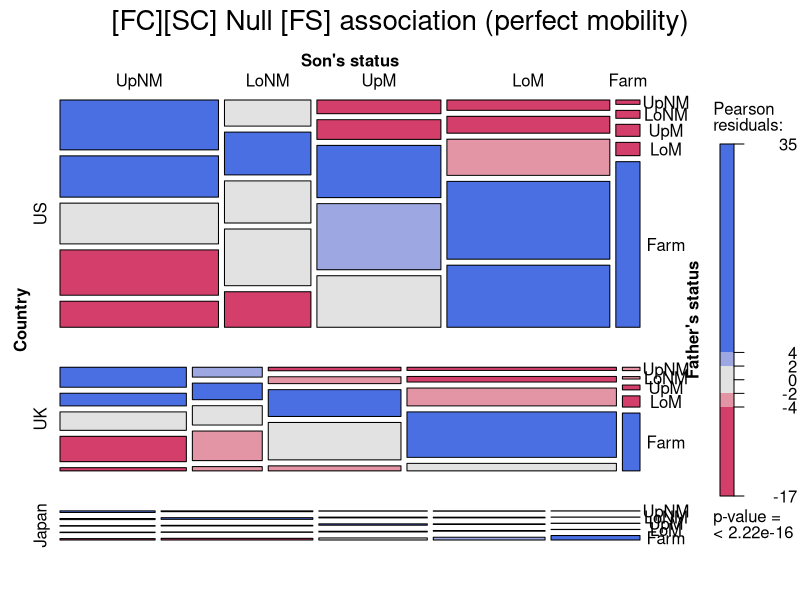
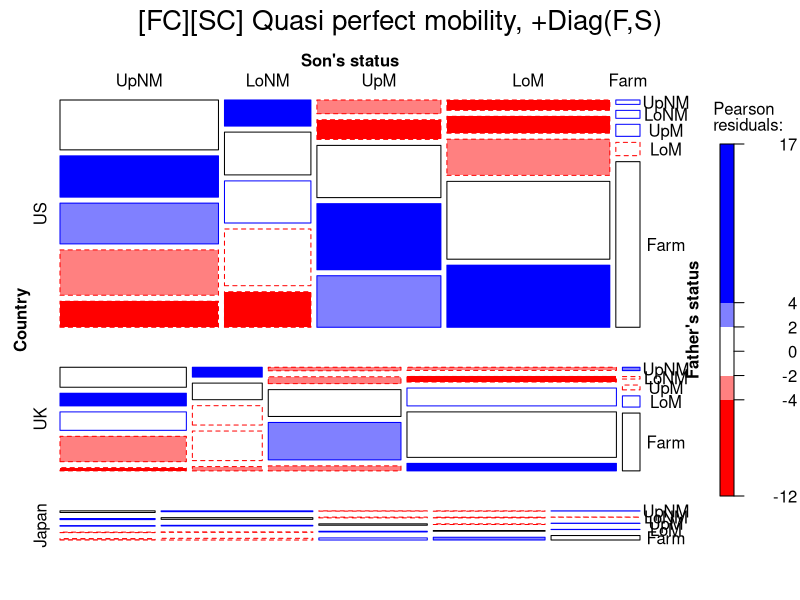
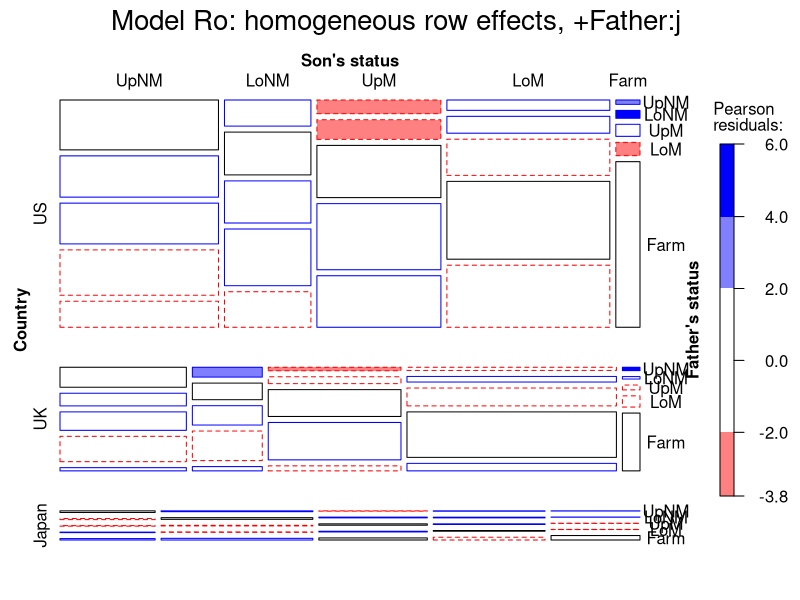
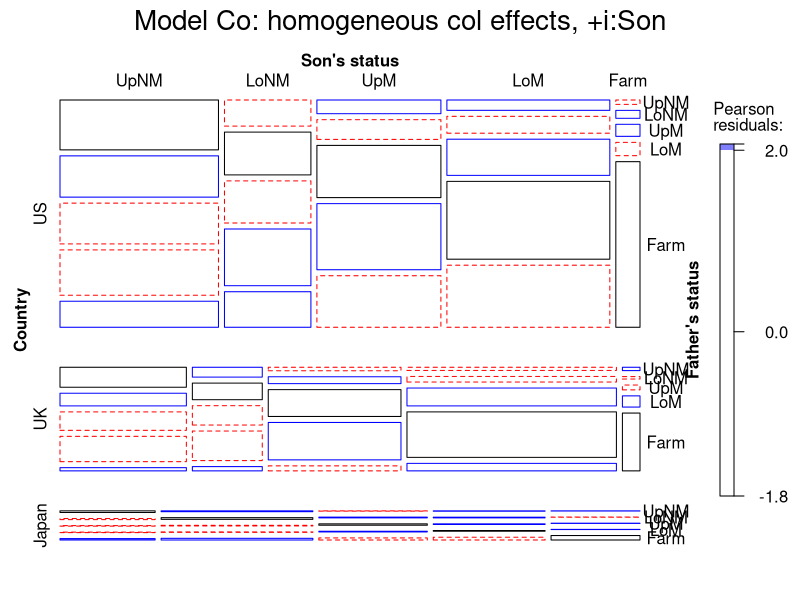
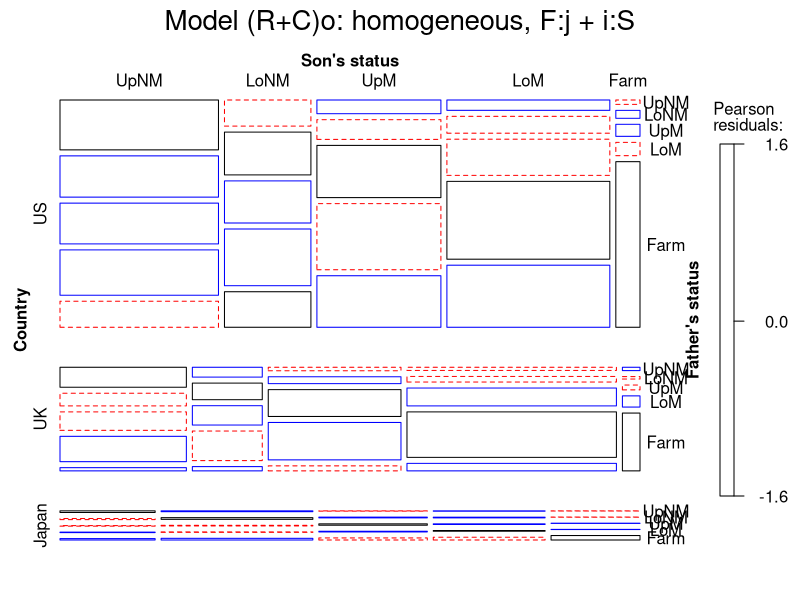
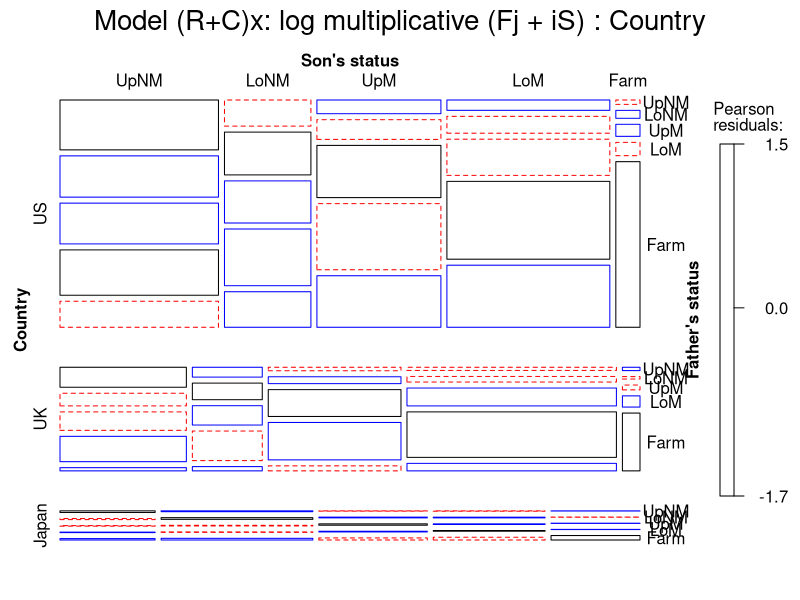
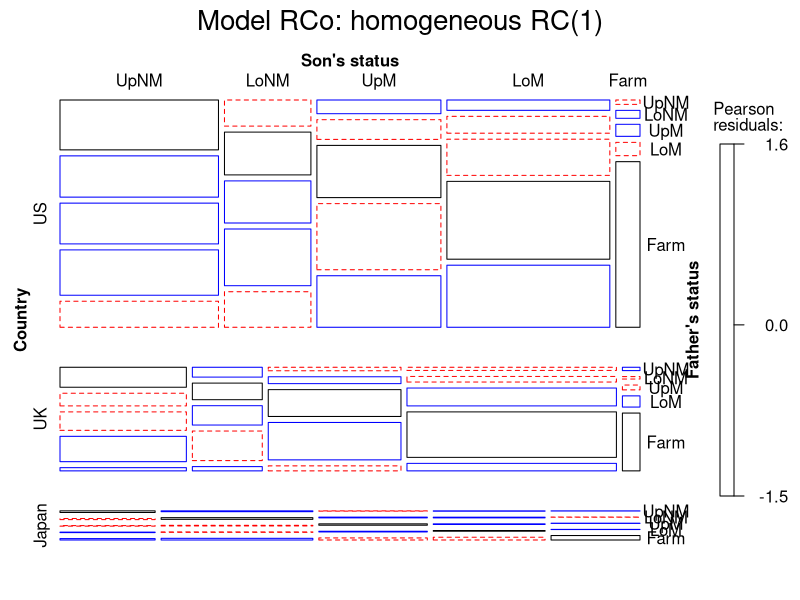
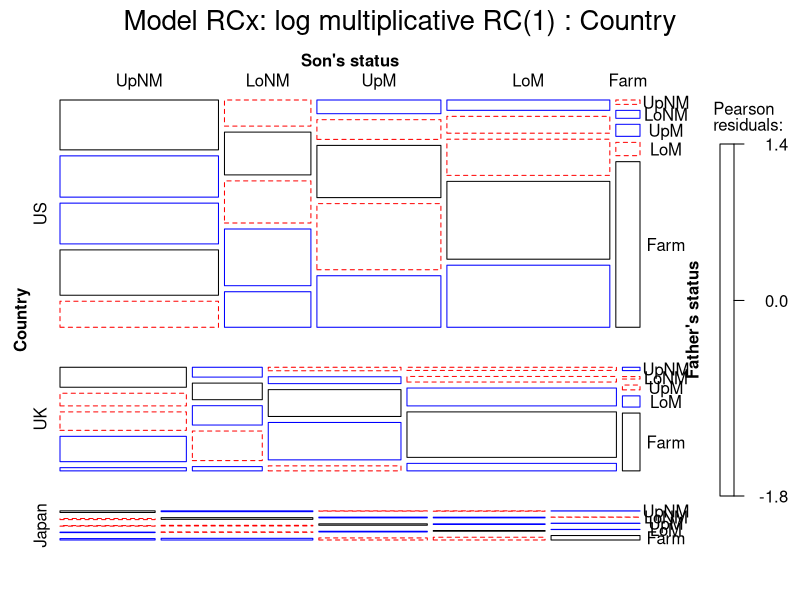

These figures' R source, in order:
## Models for Yamaguchi (1987) data on social mobility in US, UK and Japan, following Xie (1992)
## These models reproduce the results in Table 1, appplied to the off-diagonal cells

library(gnm)
library(vcdExtra)

data(Yamaguchi87)
# create table form
Yama.tab <- xtabs(Freq ~ Father + Son + Country, data=Yamaguchi87)

# define labeling_args for convenient reuse in 3-way displays
largs <- list(rot_labels=c(right=0), offset_varnames = c(right = 0.6), offset_labels = c(right = 0.2),
		set_varnames = c(Father="Father's status", Son="Son's status") 
)

# no association between F and S given country ('perfect mobility')
# asserts same associations for all countries

yamaNull <- gnm(Freq ~ (Father + Son) * Country, data=Yamaguchi87, family=poisson)
summarise(yamaNull)
mosaic(yamaNull, ~Country + Son + Father, condvars="Country", 
		labeling_args=largs,
		main="[FC][SC] Null [FS] association (perfect mobility)")

## same, with data in xtabs form
#yamaNull <- gnm(Freq ~ (Father + Son) * Country, data=Yama.tab, family=poisson)
#summarise(yamaNull)
#mosaic(yamaNull, ~Country + Son + Father, condvars="Country", 
#	labeling_args=largs,
#	main="[FC][SC] Null [FS] association (perfect mobility)")

# ignore diagonal cells, overall
#yamaDiag0 <- gnm(Freq ~ (Father + Son) * Country + Diag(Father, Son), data=Yama.tab, family=poisson)
#summarise(yamaDiag0)
# same, using update()
yamaDiag0 <- update(yamaNull, ~ . + Diag(Father, Son))
summarise(yamaDiag0)

# ignore diagonal cells in each Country [Model NA in Xie(1992), Table 1]
yamaDiag <- update(yamaNull, ~ . + Diag(Father, Son):Country)
summarise(yamaDiag)
mosaic(yamaDiag, ~Country + Son + Father, condvars="Country", 
		labeling_args=largs, gp=shading_Friendly,
		main="[FC][SC] Quasi perfect mobility, +Diag(F,S)")


# fit models using integer scores for rows/cols 
Rscore <- as.numeric(Yamaguchi87$Father)
Cscore <- as.numeric(Yamaguchi87$Son)

# cross-nationally homogeneous row effect associations (Xie, model R_o)
yamaRo <- update(yamaDiag, ~ . + Father:Cscore)
summarise(yamaRo)
mosaic(yamaRo, ~Country + Son + Father, condvars="Country", 
		labeling_args=largs, gp=shading_Friendly,
		main="Model Ro: homogeneous row effects, +Father:j ")

# cross-nationally log multiplicative row effect associations (Xie, model R_x)
yamaRx <- update(yamaDiag, ~ . + Mult(Father:Cscore, Exp(Country)))
summarise(yamaRx)

# cross-nationally homogeneous col effect associations (Xie, model C_o)
yamaCo <- update(yamaDiag, ~ . + Rscore:Son)
summarise(yamaCo)
mosaic(yamaCo, ~Country + Son + Father, condvars="Country", 
		labeling_args=largs, gp=shading_Friendly,
		main="Model Co: homogeneous col effects, +i:Son")


# cross-nationally log multiplicative col effect associations (Xie, model C_x)
yamaCx <- update(yamaDiag, ~ . + Mult(Rscore:Son, Exp(Country)))
summarise(yamaCx)

# cross-nationally homogeneous row + col effect associations I (Xie, model (R+C)_o)
yamaRpCo <- update(yamaDiag, ~ . + Father:Cscore + Rscore:Son)
summarise(yamaRpCo)
mosaic(yamaRpCo, ~Country + Son + Father, condvars="Country", 
		labeling_args=largs, gp=shading_Friendly,
		main="Model (R+C)o: homogeneous, F:j + i:S")

# cross-nationally log multiplicative row + col effect associations I (Xie, model (R+C)_x)
yamaRpCx <- update(yamaDiag, ~ . + Mult(Father:Cscore + Rscore:Son, Exp(Country)))
summarise(yamaRpCx)
mosaic(yamaRpCx, ~Country + Son + Father, condvars="Country", 
		labeling_args=largs, gp=shading_Friendly,
		main="Model (R+C)x: log multiplicative (Fj + iS) : Country")

# cross-nationally homogeneous row and col effect associations II (Xie, model RC_o)
yamaRCo <- update(yamaDiag, ~ . + Mult(Father,Son))
summarise(yamaRCo)
mosaic(yamaRCo, ~Country + Son + Father, condvars="Country", 
		labeling_args=largs, gp=shading_Friendly,
		main="Model RCo: homogeneous RC(1)")

# cross-nationally log multiplicative row and col effect associations II (Xie, model RC_x)
yamaRCx <- update(yamaDiag, ~ . + Mult(Father,Son, Exp(Country)))
summarise(yamaRCx)
mosaic(yamaRCx, ~Country + Son + Father, condvars="Country", 
		labeling_args=largs, gp=shading_Friendly,
		main="Model RCx: log multiplicative RC(1) : Country")

# cross-nationally homogeneous full two-way RxC association (Xie, model FI_o)
yamaFIo <- update(yamaDiag, ~ . + Father:Son)
summarise(yamaFIo)

# cross-nationally log multiplicative full two-way RxC association (Xie, model FI_x)
yamaFIx <- update(yamaDiag, ~ . + Mult(Father:Son, Exp(Country)))
summarise(yamaFIx)

# compare models
models <- glmlist(yamaNull, yamaDiag, yamaRo, yamaRx, yamaCo, yamaCx, yamaRpCo, yamaRpCx, yamaRCo, yamaRCx, yamaFIo, yamaFIx)
summarise(models)


# extract models sumaries, consider as factorial of RC model by layer model

BIC <- matrix(summarise(models)$BIC[-(1:2)], 5, 2, byrow=TRUE)
dimnames(BIC) <- list("Father-Son model" = c("row eff", "col eff", "row+col", "RC(1)", "R:C"),
		"Country model" = c("homogeneous", "log multiplicative"))
BIC

matplot(BIC, type='b', xlab="Father-Son model", xaxt='n', pch=15:16, cex=1.5, cex.lab=1.5,
		main="Yamaguchi-Xie models: R:C model by Layer model Summary")
axis(side=1, at=1:nrow(BIC), labels=rownames(BIC), cex.axis=1.2)
text(5, BIC[5,], colnames(BIC), pos=2, col=1:2, cex=1.2)
text(5, max(BIC[5,])+10, "Country model", pos=2, cex=1.3)

AIC <- matrix(summarise(models)$AIC[-(1:2)], 5, 2, byrow=TRUE)
dimnames(AIC) <- list("Father-Son model" = c("row eff", "col eff", "row+col", "RC(1)", "R:C"),
		"Country model" = c("homogeneous", "log multiplicative"))
AIC

matplot(AIC, type='b', xlab="Father-Son model", xaxt='n', pch=15:16, cex=1.5, cex.lab=1.5,
		main="Yamaguchi-Xie models: R:C model by Layer model Summary")
axis(side=1, at=1:nrow(AIC), labels=rownames(AIC), cex.axis=1.2)
text(5, AIC[5,], colnames(AIC), pos=2, col=1:2, cex=1.2)
text(5, max(AIC[5,])+10, "Country model", pos=2, cex=1.3)
